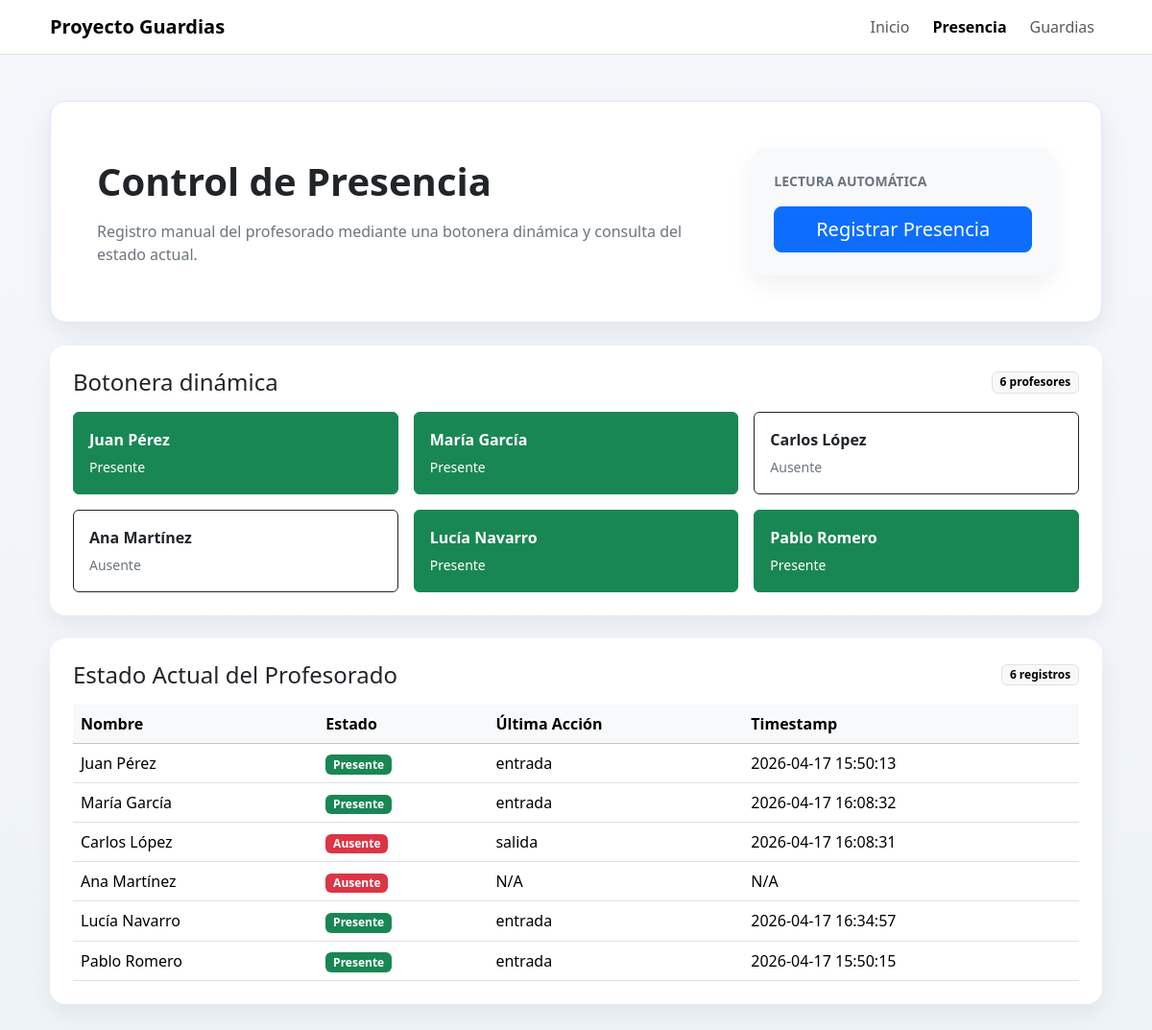
The app's page /presencia, older data.
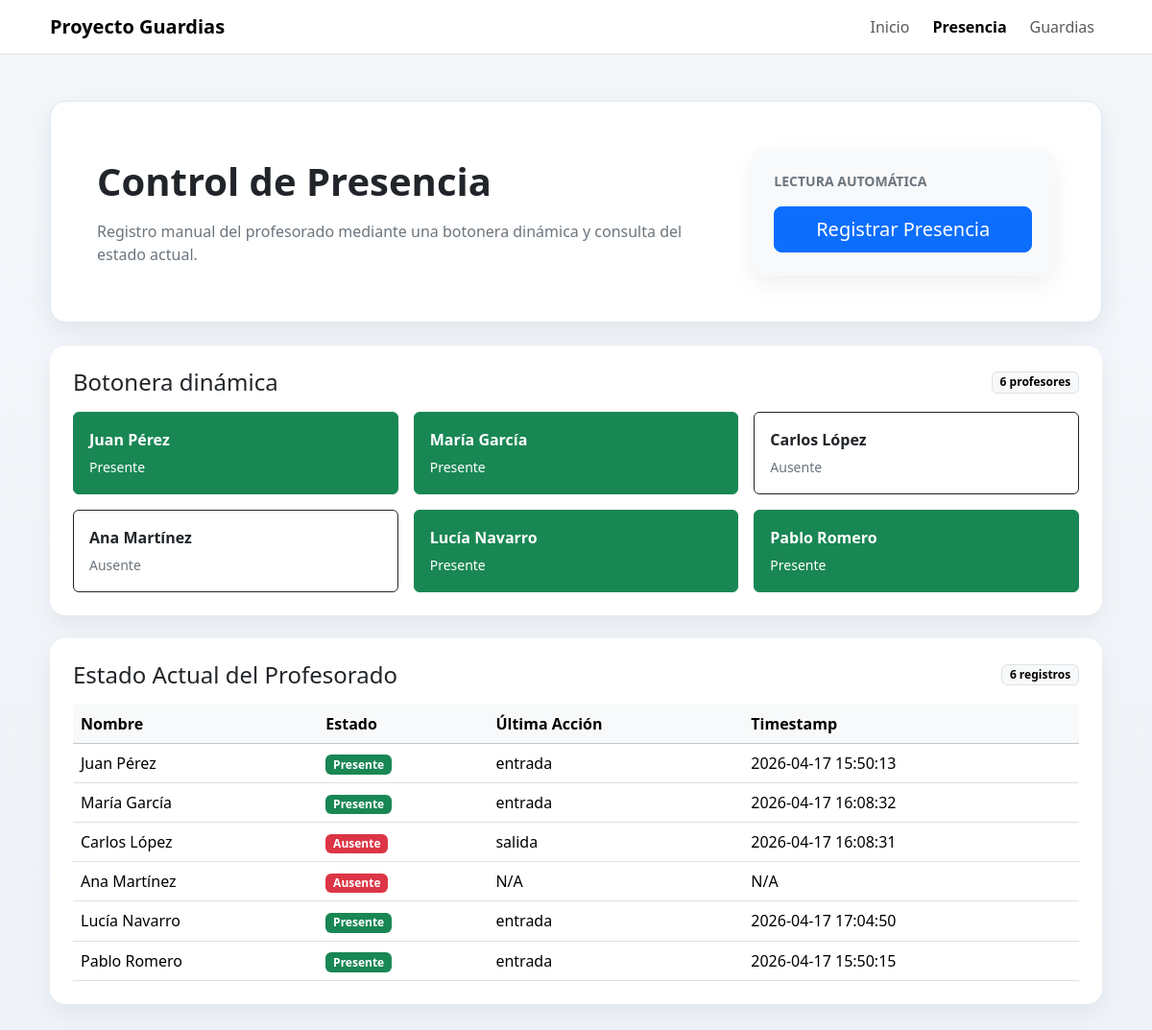
The same page, newer data.
### tables this page shows
CREATE TABLE profesores (
    id INTEGER PRIMARY KEY AUTOINCREMENT,
    nombre TEXT NOT NULL,
    rfid TEXT,
    huella_id TEXT,
    face_id TEXT,
    activo INTEGER DEFAULT 1,
    guardias_acumuladas INTEGER DEFAULT 0,
    guardias_semana INTEGER DEFAULT 0
);

CREATE TABLE presencia (
    id INTEGER PRIMARY KEY AUTOINCREMENT,
    profesor_id INTEGER,
    timestamp DATETIME DEFAULT CURRENT_TIMESTAMP,
    tipo TEXT,   -- 'entrada' o 'salida'
    FOREIGN KEY (profesor_id) REFERENCES profesores(id)
);

### app.py (the view)
@app.route("/presencia")
def vista_presencia():
    estado = obtener_estado_actual(_obtener_db_path())
    return render_template("presencia.html", estado=estado)

### app.py (called while the page is built)
def _obtener_db_path():
    return app.config.get("DB_PATH", "ies.db")

### modules/db/db_manager.py (called while the page is built)
    def get_connection(self):
        return sqlite3.connect(self.db_path)

    def get_profesores(self):
        conn = self.get_connection()
        cursor = conn.cursor()
        cursor.execute("SELECT * FROM profesores WHERE activo = 1")
        rows = cursor.fetchall()
        conn.close()
        return [Profesor(*row) for row in rows]

    def get_presencias_hoy(self, fecha=None):
        from datetime import datetime
        fecha = fecha or datetime.now().strftime("%Y-%m-%d")
        conn = self.get_connection()
        cursor = conn.cursor()
        cursor.execute("""
            SELECT * FROM presencia
            WHERE date(timestamp) = ?
            ORDER BY profesor_id, timestamp
        """, (fecha,))
        rows = cursor.fetchall()
        conn.close()
        return [Presencia(*row) for row in rows]

### modules/presencia/registro.py (called while the page is built)
def obtener_estado_actual(db_path="ies.db"):
    db_manager = DBManager(db_path)
    profesores = db_manager.get_profesores()
    presencias_hoy = db_manager.get_presencias_hoy()
    estado = {}
    for profesor in profesores:
        presencias_profesor = sorted([p for p in presencias_hoy if p.profesor_id == profesor.id],
                                   key=lambda p: p.timestamp)
        presente = bool(presencias_profesor) and presencias_profesor[-1].tipo == 'entrada'
        estado[profesor.id] = {
            'nombre': profesor.nombre,
            'presente': presente,
            'ultima_accion': presencias_profesor[-1].tipo if presencias_profesor else None,
            'timestamp': presencias_profesor[-1].timestamp if presencias_profesor else None
        }
    return estado

### templates/presencia.html (shortened to what this page needs)
<!DOCTYPE html>
<html lang="es">
<head>
    <link href="https://cdn.jsdelivr.net/npm/bootstrap@5.3.3/dist/css/bootstrap.min.css" rel="stylesheet">
</head>
<body>
    <nav class="navbar navbar-expand-lg bg-white border-bottom sticky-top">
        <div class="container app-shell">
            <a class="navbar-brand fw-semibold" href="{{ url_for('index') }}">Proyecto Guardias</a>
            <div class="collapse navbar-collapse" id="mainNav">
                <div class="navbar-nav ms-auto gap-lg-2">
                    <a class="nav-link" href="{{ url_for('index') }}">Inicio</a>
                    <a class="nav-link active fw-semibold" href="{{ url_for('vista_presencia') }}">Presencia</a>
                    <a class="nav-link" href="{{ url_for('vista_guardias') }}">Guardias</a>
                </div>
            </div>
        </div>
    </nav>
    <main class="container app-shell py-4 py-lg-5">
        <section class="page-hero p-4 p-lg-5 mb-4">
            <div class="row g-4 align-items-center">
                <div class="col-lg-8">
                    <h1 class="display-6 fw-semibold mb-3">Control de Presencia</h1>
                    <p class="text-secondary mb-0">Registro manual del profesorado mediante una botonera dinámica y consulta del estado actual.</p>
                </div>
                <div class="col-lg-4">
                    <div class="card content-card bg-body-tertiary">
                        <div class="card-body p-4">
                            <p class="text-uppercase text-secondary small fw-semibold mb-3">Lectura automática</p>
                            <form action="{{ url_for('registrar') }}" method="post" class="d-grid">
                                <button class="btn btn-primary btn-lg" type="submit">Registrar Presencia</button>
                            </form>
                        </div>
                    </div>
                </div>
            </div>
        </section>
        <section class="card stat-card mb-4">
            <div class="card-body p-4">
                <div class="d-flex justify-content-between align-items-center mb-3 flex-wrap gap-2">
                    <h2 class="h4 mb-0">Botonera dinámica</h2>
                    <span class="badge text-bg-light border">{{ estado|length }} profesores</span>
                </div>
                <div class="row g-3">
                    {% for profesor_id, info in estado.items() %}
                    <div class="col-md-6 col-xl-4">
                        <form action="{{ url_for('registrar') }}" method="post" class="h-100">
                            <button class="btn {% if info.presente %}btn-success{% else %}btn-outline-dark{% endif %} w-100 h-100 text-start p-3" type="submit">
                                <span class="d-block fw-semibold mb-1">{{ info.nombre }}</span>
                                <span class="small {% if info.presente %}text-white{% else %}text-secondary{% endif %}">
                                    {% if info.presente %}Presente{% else %}Ausente{% endif %}
                                </span>
                            </button>
                        </form>
                    </div>
                    {% else %}
                    <div class="col-12">
                        <div class="text-center text-secondary py-3">No hay profesores disponibles para registrar.</div>
                    </div>
                    {% endfor %}
                </div>
            </div>
        </section>
        <section class="card stat-card">
            <div class="card-body p-4">
                <div class="d-flex justify-content-between align-items-center mb-3 flex-wrap gap-2">
                    <h2 class="h4 mb-0">Estado Actual del Profesorado</h2>
                    <span class="badge text-bg-light border">{{ estado|length }} registros</span>
                </div>
                <div class="table-responsive">
                    <table class="table table-hover align-middle mb-0">
                        <thead class="table-light">
                            <tr>
                                <th>Nombre</th>
                                <th>Estado</th>
                                <th>Última Acción</th>
                                <th>Timestamp</th>
                            </tr>
                        </thead>
                        <tbody>
                            {% for profesor_id, info in estado.items() %}
                            <tr>
                                <td class="fw-medium">{{ info.nombre }}</td>
                                <td>
                                    <span class="badge {% if info.presente %}text-bg-success{% else %}text-bg-danger{% endif %}">
                                        {% if info.presente %}Presente{% else %}Ausente{% endif %}
                                    </span>
                                </td>
                                <td>{{ info.ultima_accion or 'N/A' }}</td>
                                <td>{{ info.timestamp or 'N/A' }}</td>
                            </tr>
                            {% else %}
                            <tr>
                                <td colspan="4" class="text-center text-secondary py-4">No hay registros de presencia para mostrar.</td>
                            </tr>
                            {% endfor %}
                        </tbody>
                    </table>
                </div>
            </div>
        </section>
    </main>
</body>
</html>

### templates/presencia.html (style rules this page uses)
body { background: linear-gradient(180deg, #f5f7fb 0%, #eef3f8 100%); min-height: 100vh; }
.app-shell { max-width: 1120px; }
.page-hero { background: #ffffff; border: 1px solid #dfe7f1; border-radius: 1rem; box-shadow: 0 10px 30px rgba(31, 41, 55, 0.08); }
.stat-card, .content-card { border: 0; border-radius: 1rem; box-shadow: 0 10px 24px rgba(15, 23, 42, 0.06); }

Row changes from the older to the newer data that the page shows:
no longer on this page (row unchanged): presencia: tipo "entrada", timestamp "2026-04-17 16:34:57"
added presencia: tipo "entrada", timestamp "2026-04-17 17:04:50"
Text that changed along with them:
new list line: "Lucía Navarro"
new list line: "Presente"
list line gone: "Lucía Navarro"
list line gone: "Presente"
